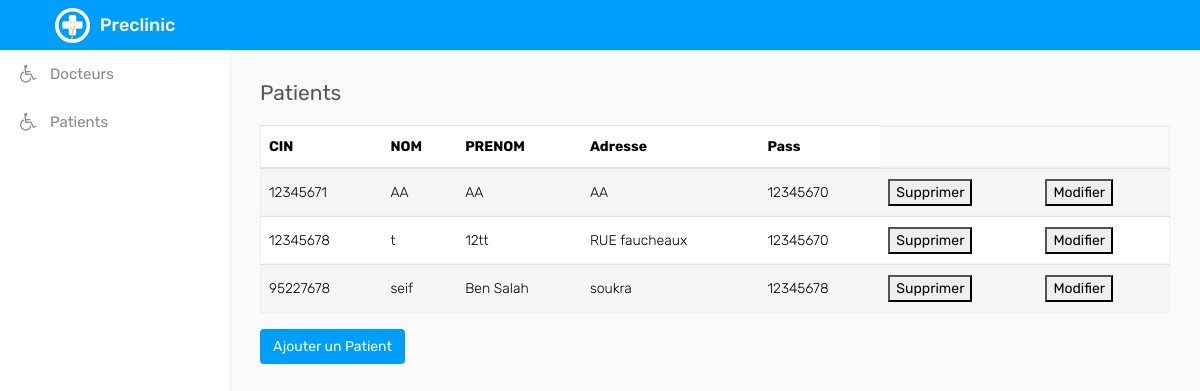
Page /Asma_Back2/views/patient.php on the committed database.
### tables this page shows
CREATE TABLE IF NOT EXISTS `patient` (
  `CIN` varchar(16) NOT NULL,
  `NOM` varchar(16) NOT NULL,
  `PRENOM` varchar(16) NOT NULL,
  `ADRESSE` varchar(20) NOT NULL,
  `PASS` varchar(50) NOT NULL,
  PRIMARY KEY (`CIN`)
);

### Asma_Back2/core/patientD.php (called while the page is built, shortened)
<?php
class PatientD
{
	function afficherPatient(){
		$sql="SElECT * From patient";
		$db = config::getConnexion();
		try{
		$liste=$db->query($sql);
		return $liste;
		}
        catch (Exception $e){
            die('Erreur: '.$e->getMessage());
        }
	}
}
?>

### Asma_Back2/views/patient.php (the view, shortened to what this page needs)
<!DOCTYPE html>
<html lang="en">
<head>
    <link rel="stylesheet" type="text/css" href="assets/css/bootstrap.min.css">
    <link rel="stylesheet" type="text/css" href="assets/css/font-awesome.min.css">
    <link rel="stylesheet" type="text/css" href="assets/css/select2.min.css">
    <link rel="stylesheet" type="text/css" href="assets/css/dataTables.bootstrap4.min.css">
    <link rel="stylesheet" type="text/css" href="assets/css/bootstrap-datetimepicker.min.css">
    <link rel="stylesheet" type="text/css" href="assets/css/style.css">
</head>
<body>
    <div class="main-wrapper">
        <div class="header">
			<div class="header-left">
				<a href="index.html" class="logo">
					<img src="assets/img/logo.png" width="35" height="35" alt=""> <span>Preclinic</span>
				</a>
			</div>
        </div>
        <div class="sidebar" id="sidebar">
            <div class="sidebar-inner slimscroll">
                <div id="sidebar-menu" class="sidebar-menu">
                    <ul>
                        <li>
                            <a href="doctor.php"><i class="fa fa-wheelchair"></i> <span>Docteurs</span></a>
                        </li>
                        <li>
                            <a href="patient.php"><i class="fa fa-wheelchair"></i> <span>Patients</span></a>
                        </li>
                            </ul>
                </div>
            </div>
        </div>
        <div class="page-wrapper">
            <div class="content">
                <div class="row">
                    <div class="col-sm-4 col-3">
                        <h4 class="page-title">Patients</h4>
                    </div>
                </div>
				<div class="row">
					<div class="col-md-12">
						<div class="table-responsive">
							<table class="table table-border table-striped custom-table ">
								<thead>
									<tr>
										<th>CIN</th>
										<th>NOM</th>
										<th>PRENOM</th>
										<th>Adresse</th>
                    <th>Pass</th>
									</tr>
								</thead>
								<tbody>
                <?PHP
				   include "../core/patientD.php";
					 $Patient1D=new PatientD();
					 $listePatient=$Patient1D->afficherPatient();
foreach($listePatient as $row){
  ?>
	<tr>
  <td><?PHP echo $row['CIN']; ?></td>
	<td><?PHP echo $row['NOM']; ?></td>
  <td><?PHP echo $row['PRENOM']; ?></td>
  <td><?PHP echo $row['ADRESSE']; ?></td>
	<td><?PHP echo $row['PASS']; ?></td>
  <td><form method="POST" action="supprimer_Patient.php">
  <button type="submit" name="supprimer" value="supprimer" class="ajouter">Supprimer</button>
	</form>
	</td>
	 <td><a href="modifier_Patient.php?Cin=<?PHP echo $row['CIN']; ?>">
	<button class="ajouter">Modifier</button></a></td>
</tr>
<?PHP
}
?>
								</tbody>
                            </table>
                            <button type="button" class="btn btn-primary" data-toggle="modal" data-target="#modalPoll-1">Ajouter
                                un Patient</button>
                                </div>
                              </div>
						</div>
					</div>
                </div>
            </div>
</body>
</html>

### rows in the picture
patient: CIN "12345671", NOM "AA", PRENOM "AA", ADRESSE "AA", PASS "12345670"
patient: CIN "12345678", NOM "t", PRENOM "12tt", ADRESSE "RUE faucheaux", PASS "12345670"
patient: CIN "95227678", NOM "seif", PRENOM "Ben Salah", ADRESSE "soukra", PASS "12345678"
